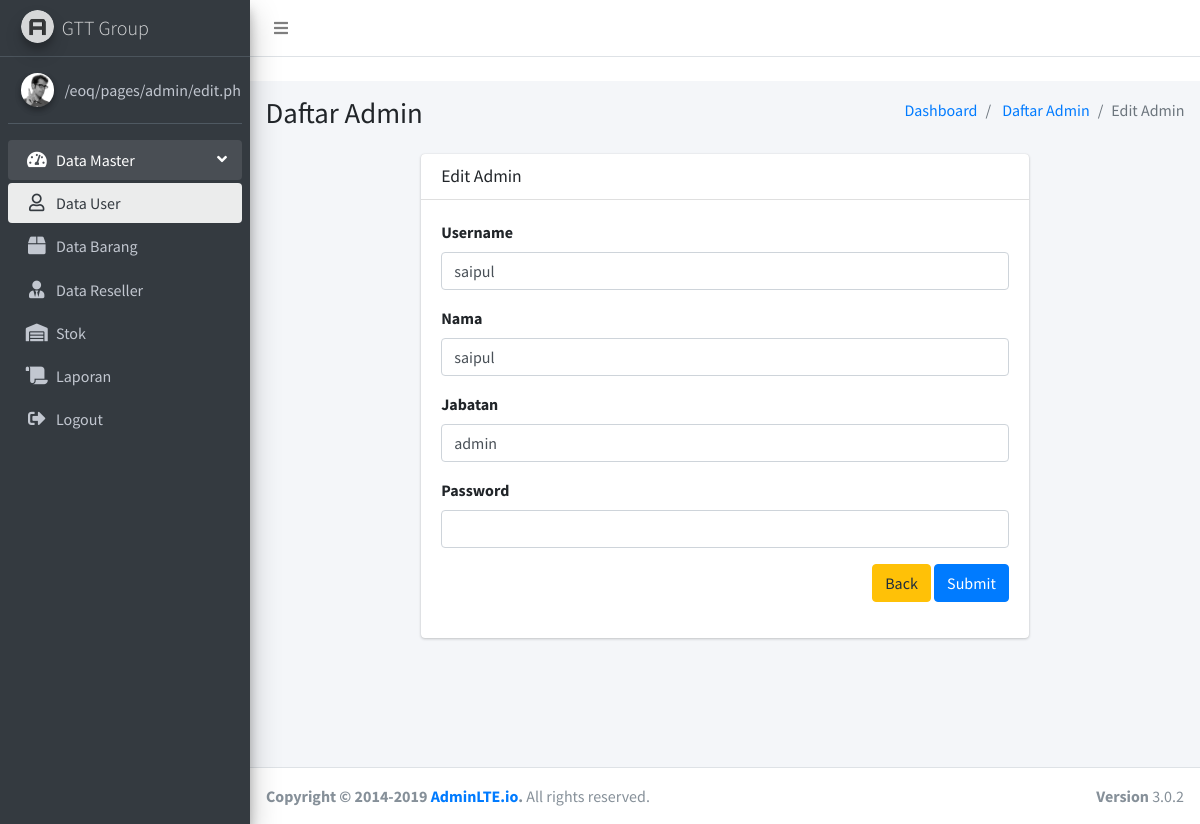
Screenshot of /pages/admin/edit.php?id=1 with the database file from the repository.
### tables this page shows
CREATE TABLE `user` (
  `id` int(11) NOT NULL,
  `username` varchar(20) NOT NULL,
  `name` varchar(20) NOT NULL,
  `email` varchar(20) NOT NULL,
  `phone` varchar(15) NOT NULL,
  `password` text NOT NULL COMMENT 'password pake hash(sha512)',
  `role` enum('admin','pengadaan','penjualan') NOT NULL,
  `code` varchar(5) NOT NULL COMMENT 'generate dari inisial role + inisial name contoh ADMMSN',
  `created_at` timestamp NOT NULL DEFAULT CURRENT_TIMESTAMP,
  `updated_at` timestamp NOT NULL DEFAULT CURRENT_TIMESTAMP ON UPDATE CURRENT_TIMESTAMP
);

### pages/admin/edit.php (the view, shortened to what this page needs)
<?php
  include('../../Connect.php');
  $id = $_GET['id'];
  $user = $conn->query("SELECT * FROM user WHERE id=$id")->fetch_assoc();
?>
<!DOCTYPE html>
<html>
<head>
  <link rel="stylesheet" href="../../plugins/fontawesome-free/css/all.min.css">
  <link rel="stylesheet" href="https://code.ionicframework.com/ionicons/2.0.1/css/ionicons.min.css">
  <link rel="stylesheet" href="../../dist/css/adminlte.min.css">
</head>
<body class="hold-transition sidebar-mini">
<div class="wrapper">
  <nav class="main-header navbar navbar-expand navbar-white navbar-light">
    <ul class="navbar-nav">
      <li class="nav-item">
        <a class="nav-link" data-widget="pushmenu" href="#"><i class="fas fa-bars"></i></a>
      </li>
    </ul>
  </nav>
  <?= include('../sidebar/index.php') ?>
  <div class="content-wrapper">
    <section class="content-header">
      <div class="container-fluid">
        <div class="row mb-2">
          <div class="col-sm-6">
            <h1>Daftar Admin</h1>
          </div>
          <div class="col-sm-6">
            <ol class="breadcrumb float-sm-right">
              <li class="breadcrumb-item"><a href="/index.php">Dashboard</a></li>
              <li class="breadcrumb-item">
                <a href="/pages/admin/index.php">Daftar Admin</a>
              </li>
              <li class="breadcrumb-item active">Edit Admin</li>
            </ol>
          </div>
        </div>
      </div>
    </section>
    <section class="content">
      <div class="container-fluid">
        <div class="row">
          <div class="col-md-8 mx-auto">
            <div class="card">
              <div class="card-header">
                <h3 class="card-title">Edit Admin</h3>
              </div>
              <div class="card-body">
                <form action="/eoq/backend/admin/updateAdmin.php?id=<?= $_GET['id'] ?>" method="post">
                  <div class="form-group">
                    <label class="form-label" for="">Username</label>
                    <input class="form-control" type="text" name="username" value="<?= $user['username'] ?>" required>
                  </div>
                  <div class="form-group">
                    <label class="form-label" for="">Nama</label>
                    <input class="form-control" type="text" name="name" value="<?= $user['name'] ?>" required>
                  </div>
                  <div class="form-group">
                    <label class="form-label" for="">Jabatan</label>
                    <input class="form-control" type="text" name="role" value="<?= $user['role'] ?>" required>
                  </div>
                  <div class="form-group">
                    <label class="form-label" for="">Password</label>
                    <input class="form-control" type="password" name="password">
                  </div>
                  <div class="form-group text-right">
                    <a class="btn btn-warning" href="/pages/admin">Back</a>
                    <input type="submit" name="update" class="btn btn-primary" value="Submit">
                  </div>
                </form>
              </div>
            </div>
          </div>
        </div>
      </div>
    </section>
  </div>
  <footer class="main-footer">
    <div class="float-right d-none d-sm-block">
      <b>Version</b> 3.0.2
    </div>
    <strong>Copyright &copy; 2014-2019 <a href="http://adminlte.io">AdminLTE.io</a>.</strong> All rights
    reserved.
  </footer>
</div>
</body>
</html>

### rows the page displays
user: username "saipul", name "saipul", role "admin"
